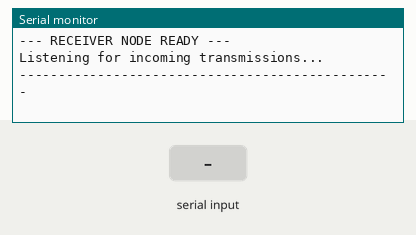
A sketch run on a simulated Arduino Uno, built with avr-gcc and run on an emulated ATmega328P. Shown: the last lines printed to the serial monitor. The test bench sets the inputs (shaded band). The modem accepts every AT command (registered, SIM ready, sends succeed) and sends nothing else.

Above: at 3.2 s.
3.3 s: "AT\n" received over Serial
At 4.1 s:
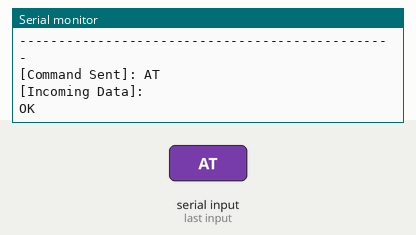
4.8 s: "AT\n" received over the second serial link
At 5.5 s:
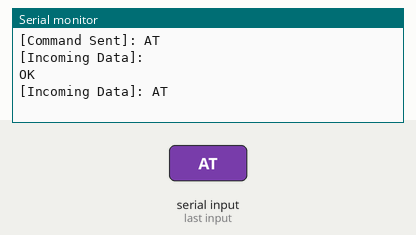
6.3 s: "1\n" received over Serial
At 6.8 s:
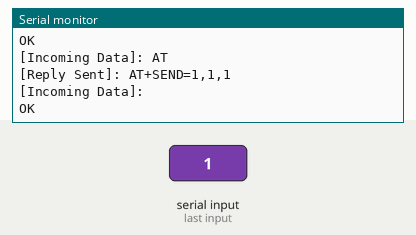
7.8 s: "1\n" received over the second serial link
At 9.0 s:
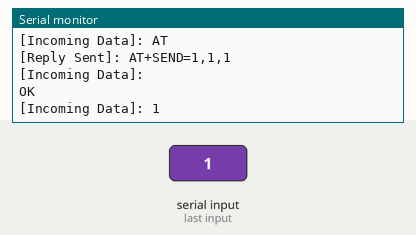

Measured:
- after the input at 3.3 s, the serial monitor: prints a new line at once (image 1)
- after the input at 4.8 s, the serial monitor: prints a new line at once (image 2)
- after the input at 6.3 s, the serial monitor: prints a new line at once (image 3)
- after the input at 7.8 s, the serial monitor: prints a new line at once (image 4)

The sketch:

sketch_jun16e.ino
```cpp
#include <SoftwareSerial.h>

// RX pin 2 (Connect to LoRa TX), TX pin 3 (Connect to LoRa RX)
SoftwareSerial loraSerial(2, 3);

void setup() {
  Serial.begin(9600);
  loraSerial.begin(9600); // Assumes your receiver RYLR998 is also running at 9600 baud

  delay(2000); // Give the LoRa hardware time to fully initialize
  Serial.println("--- RECEIVER NODE READY ---");
  Serial.println("Listening for incoming transmissions...");
  Serial.println("------------------------------------------------");
}

void loop() {
  // 1. READ INCOMING RESPONSES / MESSAGES FROM LORA
  if (loraSerial.available()) {
    delay(30); // Gives the serial buffer a small window to fully capture the incoming packet

    Serial.print("[Incoming Data]: ");
    while (loraSerial.available()) {
      char c = loraSerial.read();
      Serial.print(c);
    }
    // Note: No extra Serial.println() here because the RYLR998 output automatically ends with \r\n
  }

  // 2. READ FROM SERIAL MONITOR (For configuring or replying back)
  if (Serial.available()) {
    String input = Serial.readStringUntil('\n');
    input.trim();

    if (input.length() > 0) {
      String commandToExecute = "";

      // Create a temporary string to check for AT command intent
      String checkInput = input;
      checkInput.toUpperCase();

      if (checkInput.startsWith("AT")) {
        // Enforce full uppercase for raw AT commands to prevent +ERR=2
        input.toUpperCase();
        commandToExecute = input + "\r\n";
        Serial.print("[Command Sent]: ");
        Serial.println(input);
      }
      else {
        // Auto-wrap normal text to target Sender Node (Address 1)
        commandToExecute = "AT+SEND=1," + String(input.length()) + "," + input + "\r\n";
        Serial.print("[Reply Sent]: ");
        Serial.println(commandToExecute);
      }

      // Flush out any background buffer clutter before pushing the data
      while(loraSerial.available() > 0) { loraSerial.read(); }

      // Transmit packet to the RYLR998
      loraSerial.print(commandToExecute);
    }
  }
}
```
